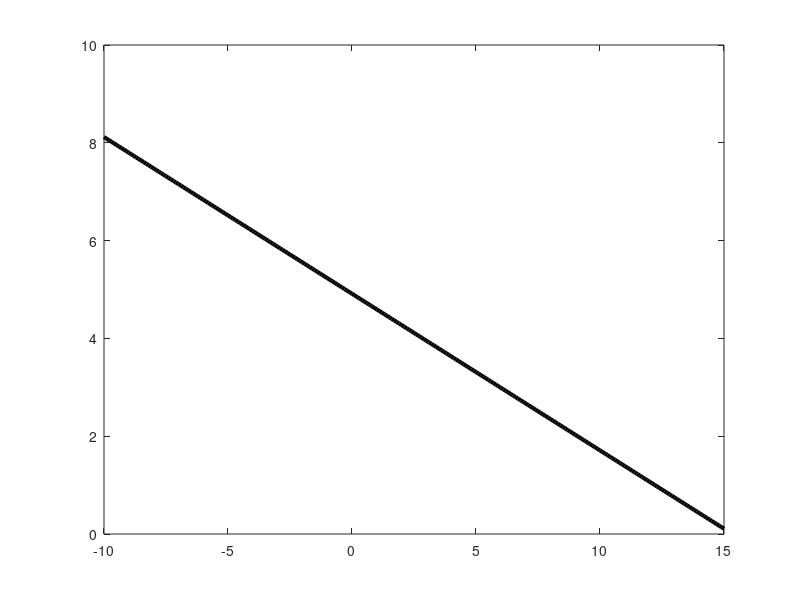
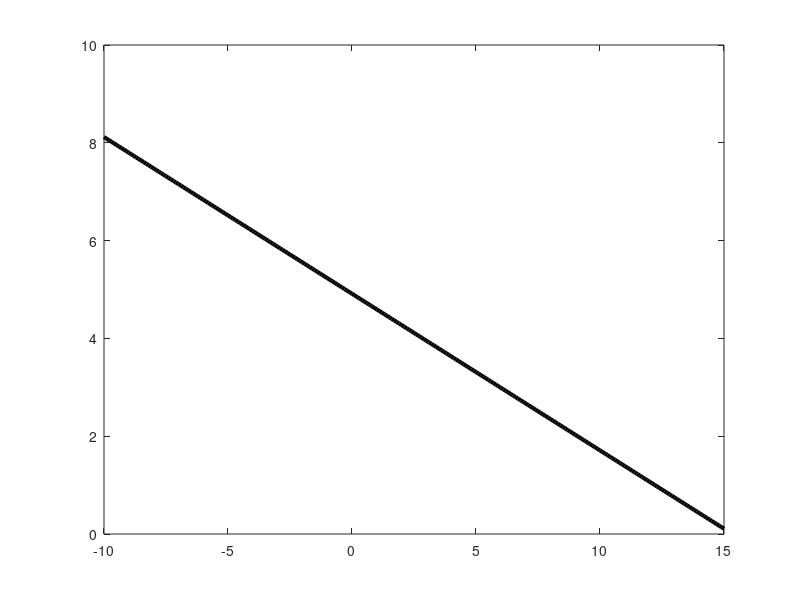

Here is the MATLAB script that generated these plots, in order:
% pr_exercise_23_solution.m

function pr_exercise_23_solution()
    % data creation and splitting
        % set the seed
        rng(0);

        numOfSamples = 1000;
        samples = zeros(numOfSamples,2);
        labels = zeros(numOfSamples,1);

        for i=1:numOfSamples
            [samples(i,:), labels(i)] = Sample();
        end

        % add an extra coordinate (always = 1) to each vector for further use 
        % with the perceptron
        samples = cat(2, ones(size(samples, 1), 1), samples);
        % split data into training and testing sets
        % specifying the percentage of vectors in each data set part
        % and the respective id for each part of the data set
        trainShare = 0.7;
        train_id = 1;

        % just 2 parts, so testingShare = 1 - trainShare 
        testingShare = 1 - trainShare;
        testing_id = 2;

        % create a multinomial distribution with the above probabilities
        splitDistribution = makedist('Multinomial', 'probabilities', [trainShare, testingShare]);
        % get a sample of the distribution
        indices = random(splitDistribution, size(labels));

        trainIndices = indices == train_id;
        testIndices = indices == testing_id;

        % split data and labels to training testing and testing subsets
        trainCoord = samples(trainIndices,:);
        trainLabels = labels(trainIndices);
        testCoord = samples(testIndices,:);
        testLabels = labels(testIndices);
    % done with data creation and splitting
        
    % Initialize weights with random values. 
    weights = rand(size(trainCoord, 2), 1);
    %weights = zeros(1,3);
    
    hasConverged = false;
    iteration = 1;
    misclassified = zeros(1,0);
    

    while (~hasConverged)
        hasConverged = true;
        misclassified = [misclassified 0];
        for i=1:size(trainCoord,1)
            % get predicted label by using perceptron
            predictedLabel = sign(weights' * trainCoord(i, :)');

            % for linearly separable data, perceptron always converges
            if (predictedLabel ~= trainLabels(i))
                hasConverged = false;
                misclassified(iteration) = misclassified(iteration) + 1;
            end

            % update weights
            delta = (trainLabels(i) - predictedLabel);
            weights = weights + delta * trainCoord(i, :)';
        end

        iteration = iteration+1;
    end

    % visualize samples from training set
    figure;
    hold on;
    gscatter(trainCoord(:,2), trainCoord(:,3), trainLabels, 'rb', '.');
    legend({'class -1 training set', 'class +1 training set'}, 'Location', 'southeast');
    axis square;
    xlim([-10 15]);
    ylim([-10 15]);
    % visualize perceptron
    x=-10:0.1:15;
    b = trainCoord(1, 1);
    y= -(weights(2)*x + weights(1) * b)/weights(3);
    x = x(y(:)>-10 & y(:)<15);
    y = y(y(:)>-10 & y(:)<15);
    plot(x,y,'k', 'LineWidth', 3);
    
     % visualize samples from test data set
    figure;
    hold on;
    gscatter(testCoord(:,2), testCoord(:,3), testLabels, 'rb', '.');
    legend({'class -1 test set', 'class +1 test set'}, 'Location', 'southeast');
    axis square;
    xlim([-10 15]);
    ylim([-10 15]);
    % visualize perceptron again (don;t need to calculate x and y again)
    plot(x,y,'k', 'LineWidth', 3);

    % check the quality of the classifier
    predictedLabels = zeros(size(testLabels));
    % perceptron
    predictedLabels(:) = sign(weights' * testCoord');

    % since we haven't defined positive class we'll check only the accuracy
    accuracy = sum(predictedLabels==testLabels)/size(testLabels,1);
    accuracy
end

% sampling function
% 
function [coordinates, label] = Sample()
    distribution = floor(2*rand());

    coordinates = zeros(1,2);
    label = 0;

    switch distribution
        case 0
            m = [0 0];
            sigma = [2 2];
            coordinates(1) = m(1) + sigma(1)*randn();
            coordinates(2) = m(2) + sigma(2)*randn();
            label = -1;
        case 1
            m = [8 7];
            sigma = [1 1];
            coordinates(1) = m(1) + sigma(1)*randn();
            coordinates(2) = m(2) + sigma(2)*randn();
            label = 1;
    end

end